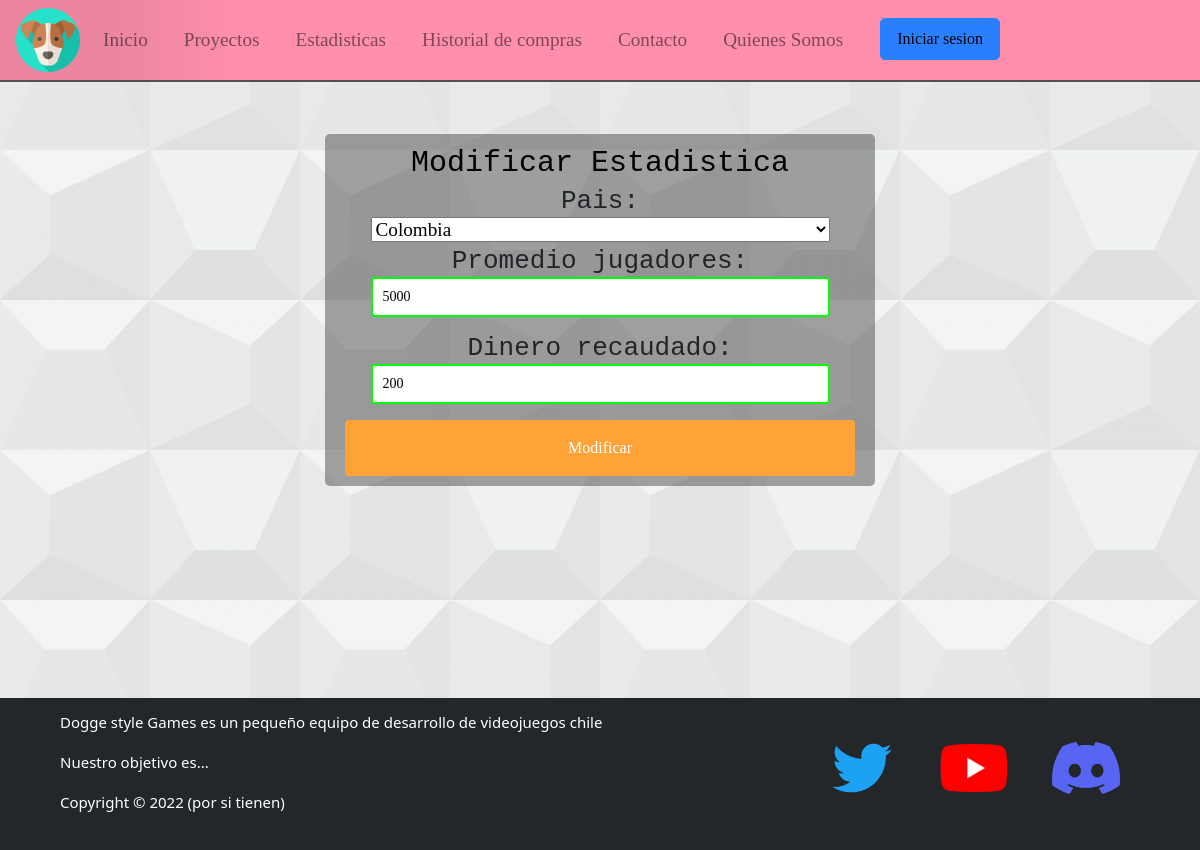
The app's page /modificacion_estadistica/1, older data.
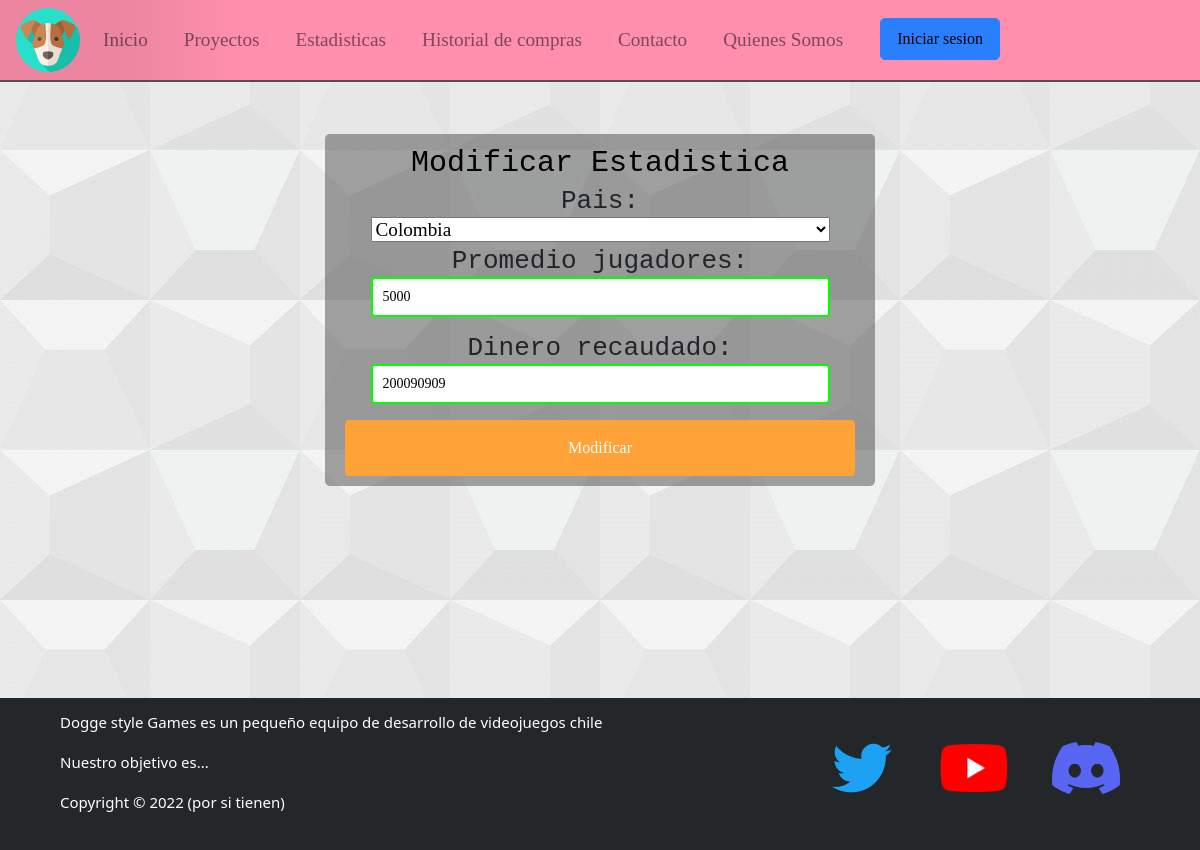
The same page, newer data.
### catalogos/models.py (models this page shows, shortened)
class Clasificacion(models.Model):
    idClasificacion = models.OneToOneField(Juego,  on_delete=models.CASCADE , primary_key=True ,unique=True, verbose_name='id')
    pais = models.OneToOneField(Paises,  on_delete=models.CASCADE ,unique=True, verbose_name='Pais:')
    promedio = models.IntegerField(verbose_name='Promedio jugadores:')
    fecha = models.DateField(auto_now_add=True, verbose_name='Fecha de actualizacion:')
    recaudado = models.IntegerField(verbose_name='Dinero recaudado:')

### catalogos/views.py (the view, shortened to what this page needs)
# urls.py: path('modificacion_estadistica/<id>', mod_statis, name="mod_estadisticas"),
def mod_statis(request, id):
	ListaEstadistica = Clasificacion.objects.get(idClasificacion_id=id)#Select * from tabla where idjuego=id
	datos = {
		'mod_estadistica': estadisticasFormulario(instance=ListaEstadistica)
	}
	return render(request,'catalogos/modificacion_estadistica.html',datos)

### catalogos/forms.py
class estadisticasFormulario(ModelForm):
	class Meta:
		model = Clasificacion
		fields = ['pais','promedio','recaudado']

### catalogos/context_processor.py (called while the page is built)
def total_carrito(request):
    total = 0
    desc = 0.95
    try:
        InformacionUsuario = UserExtraInfo.objects.get(id_id=request.user.id)
        if InformacionUsuario.is_suscribe:
            if "carrito" in request.session.keys():
                for key, value in request.session["carrito"].items():
                    total += int(value["acumulado"])
            return {"total_carrito": round(total*desc)}
        else:
            if "carrito" in request.session.keys():
                for key, value in request.session["carrito"].items():
                    total += int(value["acumulado"])
            return {"total_carrito": total}
    except UserExtraInfo.DoesNotExist:
        if "carrito" in request.session.keys():
            for key, value in request.session["carrito"].items():
                total += int(value["acumulado"])
        return {"total_carrito": total}

### catalogos/models.py (called while the page is built)
    def __str__(self):
        return str(self.pais)

### catalogos/templates/catalogos/modificacion_estadistica.html (shortened to what this page needs)
{% load static %}
<!DOCTYPE html>
<html lang="es">
<head>
    <link rel="stylesheet" href="https://cdn.jsdelivr.net/npm/bootstrap@4.3.1/dist/css/bootstrap.min.css">
    <link type="text/css" rel="stylesheet" href="{% static 'catalogos/css/custom-boostrap.css'%} " />
    <link type="text/css" rel="stylesheet" href="{% static 'catalogos/css/style.css'%}" />
    <link rel="stylesheet" href="https://cdnjs.cloudflare.com/ajax/libs/font-awesome/5.10.2/css/all.min.css" />
</head>
<body>
    <nav class="navbar navbar-expand-xl navbar-light  ">
        <img width="64" src="{% static 'catalogos/img/favicon.png'%}" alt="Logo">
        <div class="collapse navbar-collapse col-sm-12" id="navbarNavDropdown">
            <ul class="navbar-nav">
                <li class="nav-item">
                    <a class="nav-link" href="{% url 'index' %}">Inicio <span class="sr-only">(current)</span></a>
                </li>
                <li class="nav-item">
                    <a class="nav-link" href="{% url 'proyectos' %}">Proyectos</a>
                </li>
                <li class="nav-item">
                    <a class="nav-link" href="{% url 'estadisticas' %}">Estadisticas</a>
                </li>
                <li class="nav-item">
                    <a class="nav-link" href="{% url 'Historial' %}">Historial de compras</a>
                </li>
                <li class="nav-item">
                    <a class="nav-link" href="{% url 'contacto' %}">Contacto</a>
                </li>
                <li class="nav-item">
                    <a class="nav-link" href="{% url 'qsomos' %}">Quienes Somos</a>
                </li>
                <li class="nav-item">
                    <a class="nav-link" href="{% url 'faq' %}">FAQ</a>
                </li>
            </ul>
        </div>
        {% if request.user.is_authenticated %}
            <a class="btn btn-outline-success nav-link" id="btnCarrito" href="{% url 'Tienda' %}">Carrito</a>
            <a class=" btn btn-outline-success nav-link btnSigin" href="{% url 'sigout' %}"> Cerrar sesion <span>de {{request.user.username}}</span> </a>
        {% else %}
            <a class=" btn btn-outline-success nav-link btnSigin" href="{% url 'login' %}">Iniciar sesion</a>
        {% endif %}
    </nav>
    <main class="main">
        <div class="contenido">
            <form id="form_contacto" method="POST" class="form_contacto" enctype="multipart/form-data">
                <h1>Modificar Estadistica</h1>
                <div class="form_proyecto">
                    {{mod_estadistica.as_table}}
                </div>
                <button id="form_proyect_button" type="submit" value="modificar">Modificar</button>
            </form>
        </div>
    </main>
    <footer>
        <div class="contenido">
            <div class="foot-izq">
                <p>Dogge style Games es un pequeño equipo de desarrollo de videojuegos chile</p>
                <p>Nuestro objetivo es...</p>
                <p>Copyright © 2022 (por si tienen)</p>
            </div>
            <div class="foot-der">
                <a href="https://twitter.com">
                    <img src="{% static 'catalogos/img/footer_twitter.png'%}" alt="Twitter">
                </a>
                <a href="https://youtube.com">
                    <img src="{% static 'catalogos/img/footer_youtube.png'%}" alt="Youtube">
                </a>
                <a href="https://discord.com">
                    <img src="{% static 'catalogos/img/footer_discord.png'%}" alt="Discord">
                </a>
            </div>
        </div>
    </footer>
</body>
</html>

Row changes from the older to the newer data that the page shows:
changed Clasificacion: recaudado "200" → "200090909"
